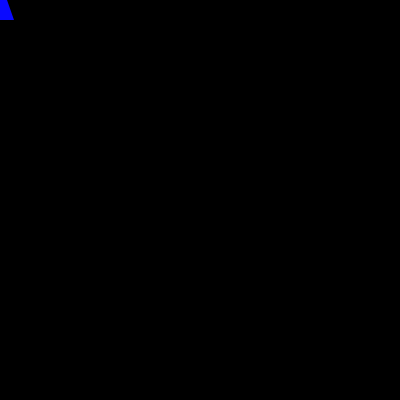
Frame 1 (no input)
Frame 60 (the mouse pressed at the canvas centre just before this capture): identical to frame 1, image omitted
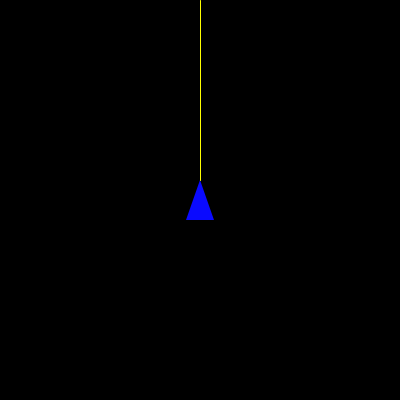
Frame 120 (the mouse held since frame 60 and released just before this capture)

The Processing sketch that drew these frames (run headless with seeded random() and noise(); from frame 60 on, the mouse is pressed at the canvas centre):

// Processing sketch: sketch_140509h
// ── sketch_140509h.pde
void setup(){
  size(400,400);
  
}

void draw(){
  background(0);
  noStroke();
  fill(10,10,255);
  triangle( mouseX,mouseY-20,mouseX-14,mouseY+20,mouseX+14,mouseY+20);
  if(mousePressed){
    stroke(255,255,0);
    line(mouseX,mouseY-20,mouseX,0);
  }
}
